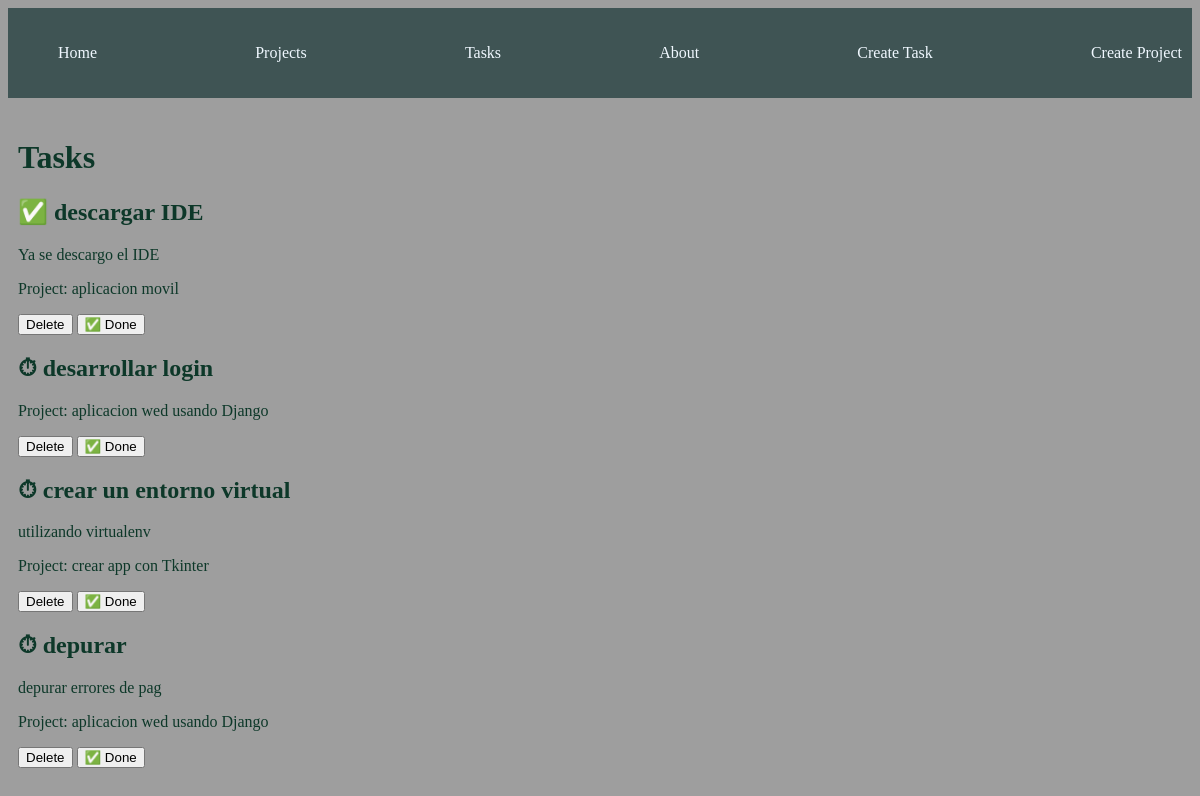
/tasks/, run on the app's committed database.
### myapp/models.py (models this page shows, shortened)
class Task (models.Model):
    title = models.CharField(max_length= 200)
    description = models.TextField()
    project = models.ForeignKey (Project, on_delete=models.CASCADE) #tiene relacion con otra tabla, en este caso, Project
    done = models.BooleanField(default=False)

class Project(models.Model):
    name = models.CharField(max_length= 200)
    def __str__(self) -> str:
        return self.name

### myapp/views.py (the view)
# urls.py: path('tasks/', views.Tasks, name='tasks'),
def Tasks(request):  # antes teniamos un segundo parametro 'title'
    tasks = Task.objects.all()
    return render(request, "tasks/tasks.html", {'tasks': tasks})

### myapp/templates/tasks/tasks.html (shortened to what this page needs)
{% extends 'layouts/base.html' %}
{% block content %}
<h1> Tasks </h1>
{% for task in tasks %}
<article>
    <div>
    <h1>{% if task.done == False %}⏱ {% else %} ✅ {% endif %} {{task.title}}</h1>
    <p>{{task.description}}</p>
    <p>Project: {{task.project}}</p>
    <button>
        Delete
    </button>
    <button>
        ✅ Done
    </button>
    </div>
</article>
{% endfor %}
{% endblock %}

### myapp/templates/layouts/base.html (shortened to what this page needs)
{% load static %}
<!DOCTYPE html>
<html>
    <head>
        <link rel="stylesheet" href="{% static '/styles/main.css' %}">
    </head>
    <body>
        <nav class="navbar container">
            <ul>
                <li>
                    <a href= "/">Home</a>
                </li>
                <li>
                    <a href= {% url "projects"%}>Projects</a>
                </li>
                <li>
                    <a href= {% url "tasks"%}>Tasks</a>
                </li>
                <li>
                    <a href= {% url "about"%}>About</a>
                </li>
                <li>
                    <a href= {% url "create_task"%}>Create Task</a>
                </li>
                <li>
                    <a href= {% url "create_project"%}>Create Project</a>
                </li>
            </ul>
        </nav>
        <main class="container">
            {% block content %}
            {% endblock %}
        </main>
    </body>
</html>

### myapp/static/styles/main.css (style rules this page uses)
body { background: #9e9e9e; color: #0d3829; }
.navbar { background: #3f5454; padding: 5px 10px; }
.navbar ul { display: flex; justify-content: space-between; }
.navbar ul li { list-style: none; }
.navbar ul li a { color:#f0f8ff; text-decoration: none; }
.container { max-width: 1200px ; margin: auto; padding: 20px 10px; }

### data on the page
Task: title "descargar IDE", description "Ya se descargo el IDE", project "aplicacion movil"
Task: title "desarrollar login", project "aplicacion wed usando Django"
Task: title "crear un entorno virtual", description "utilizando virtualenv", project "crear app con Tkinter"
Task: title "depurar", description "depurar errores de pag", project "aplicacion wed usando Django"
